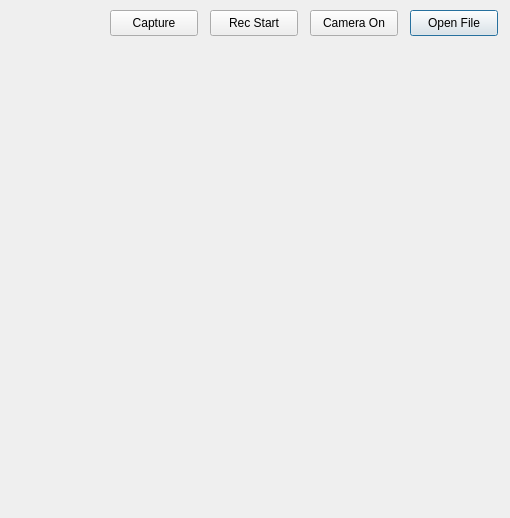
<?xml version="1.0" encoding="UTF-8"?>
<ui version="4.0">
 <class>Dialog</class>
 <widget class="QDialog" name="Dialog">
  <property name="geometry">
   <rect>
    <x>0</x>
    <y>0</y>
    <width>510</width>
    <height>518</height>
   </rect>
  </property>
  <property name="windowTitle">
   <string>Dialog</string>
  </property>
  <widget class="QPushButton" name="btnOpen">
   <property name="geometry">
    <rect>
     <x>410</x>
     <y>10</y>
     <width>88</width>
     <height>26</height>
    </rect>
   </property>
   <property name="text">
    <string>Open File</string>
   </property>
  </widget>
  <widget class="QLabel" name="label">
   <property name="geometry">
    <rect>
     <x>10</x>
     <y>100</y>
     <width>481</width>
     <height>401</height>
    </rect>
   </property>
   <property name="text">
    <string/>
   </property>
  </widget>
  <widget class="QPushButton" name="btnCamera">
   <property name="geometry">
    <rect>
     <x>310</x>
     <y>10</y>
     <width>88</width>
     <height>26</height>
    </rect>
   </property>
   <property name="text">
    <string>Camera On</string>
   </property>
  </widget>
  <widget class="QPushButton" name="btnRecord">
   <property name="geometry">
    <rect>
     <x>210</x>
     <y>10</y>
     <width>88</width>
     <height>26</height>
    </rect>
   </property>
   <property name="text">
    <string>Rec Start</string>
   </property>
  </widget>
  <widget class="QLabel" name="labelTime">
   <property name="geometry">
    <rect>
     <x>420</x>
     <y>50</y>
     <width>66</width>
     <height>18</height>
    </rect>
   </property>
   <property name="text">
    <string/>
   </property>
  </widget>
  <widget class="QPushButton" name="btnCapture">
   <property name="geometry">
    <rect>
     <x>110</x>
     <y>10</y>
     <width>88</width>
     <height>26</height>
    </rect>
   </property>
   <property name="text">
    <string>Capture</string>
   </property>
  </widget>
 </widget>
 <resources/>
 <connections/>
</ui>
